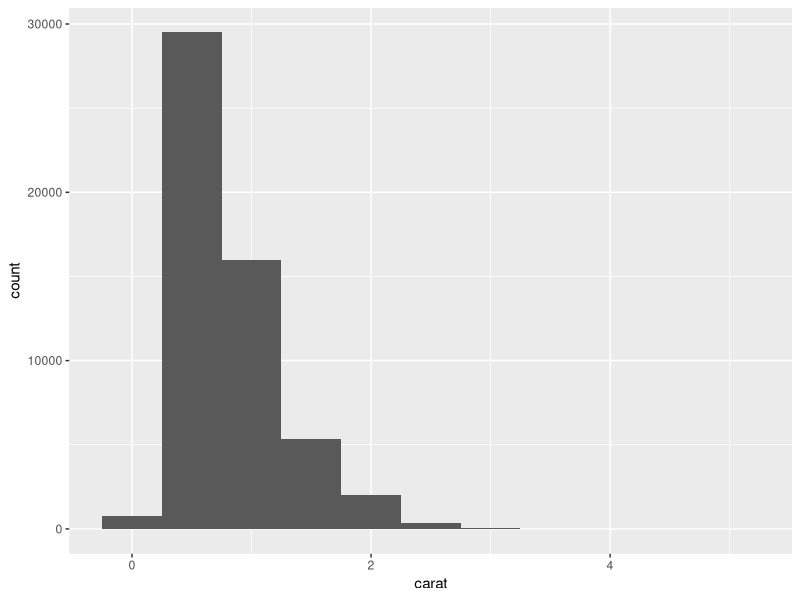
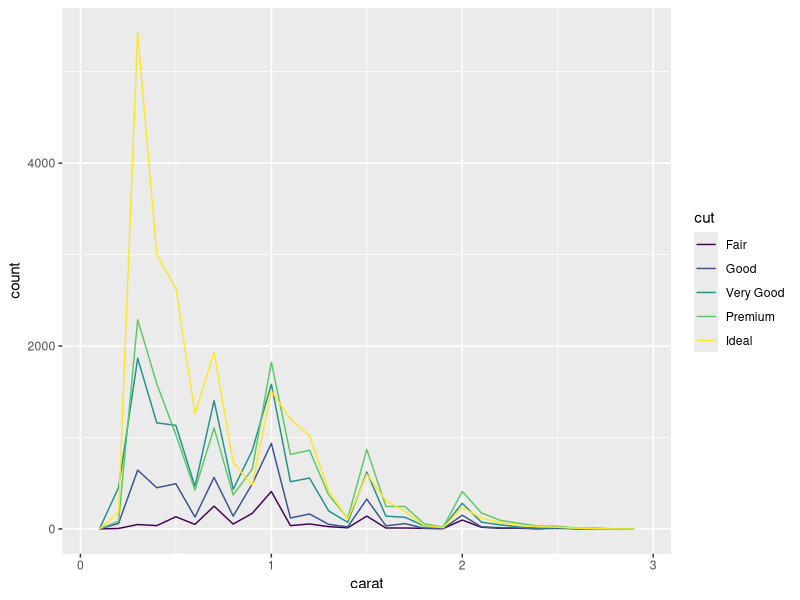
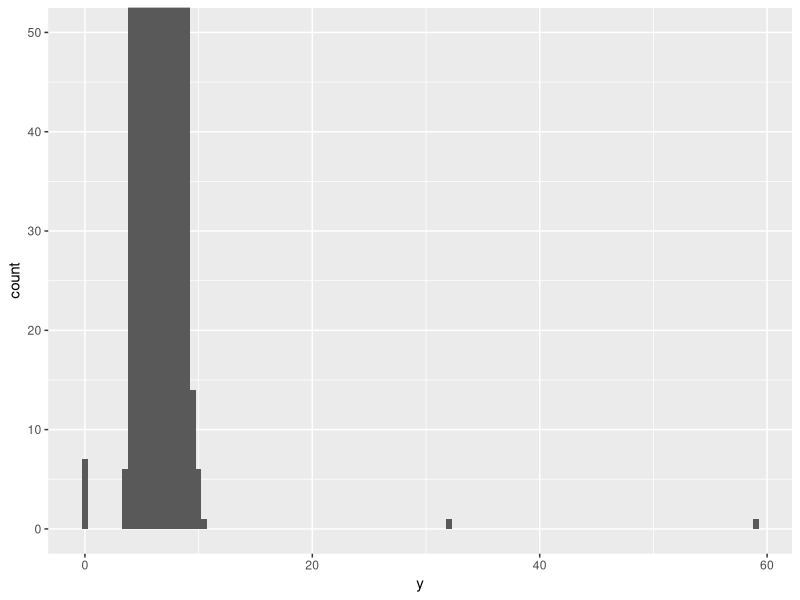
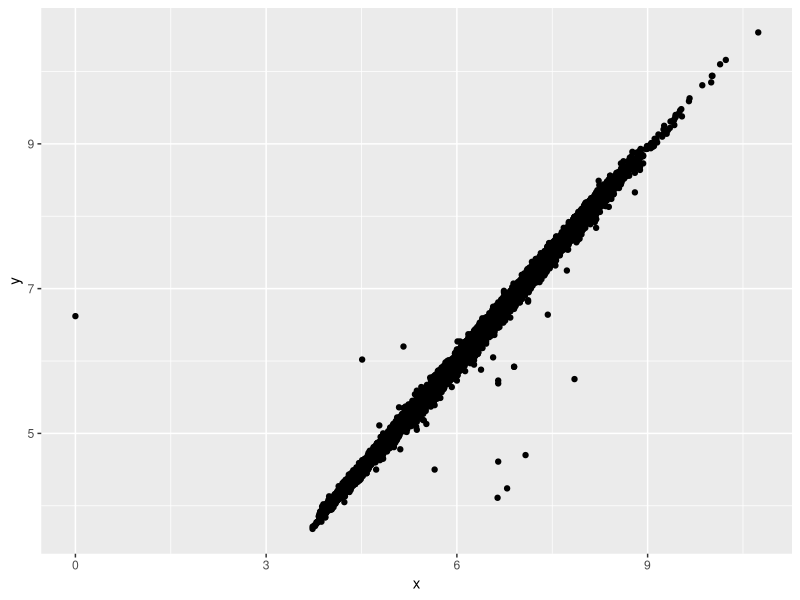
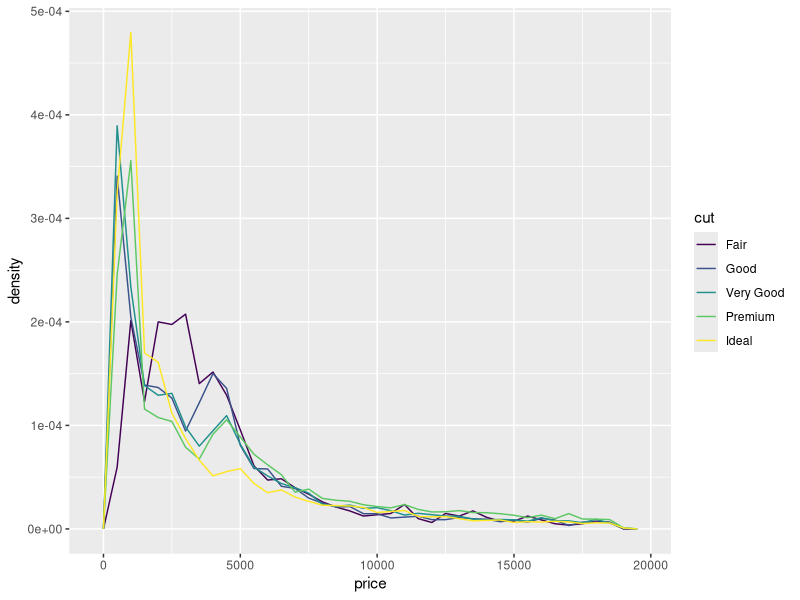
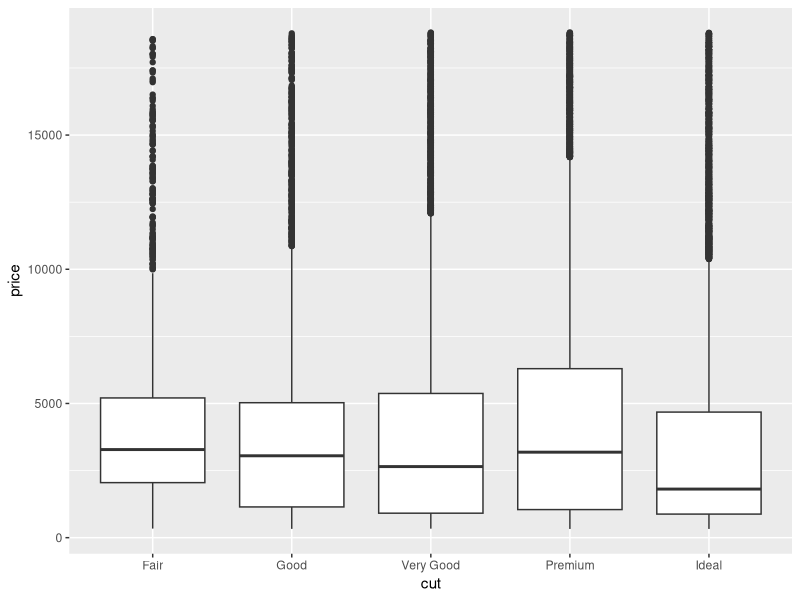
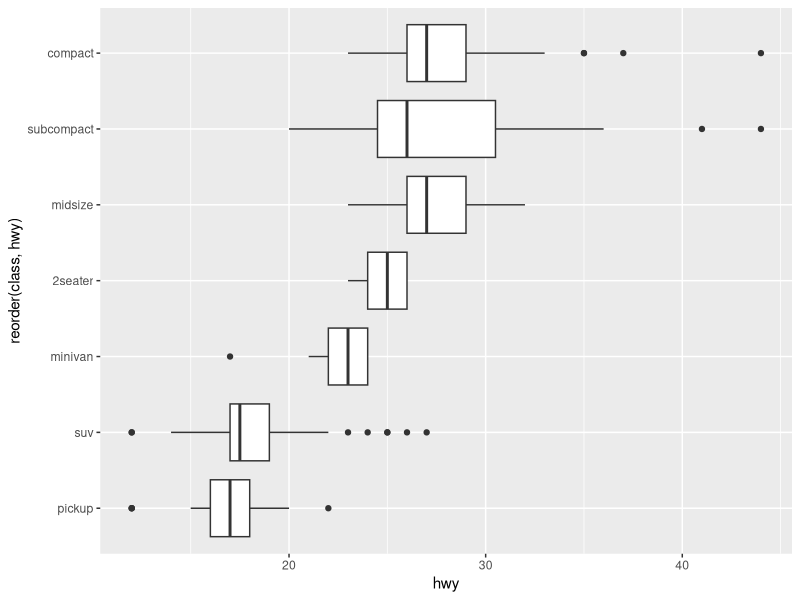
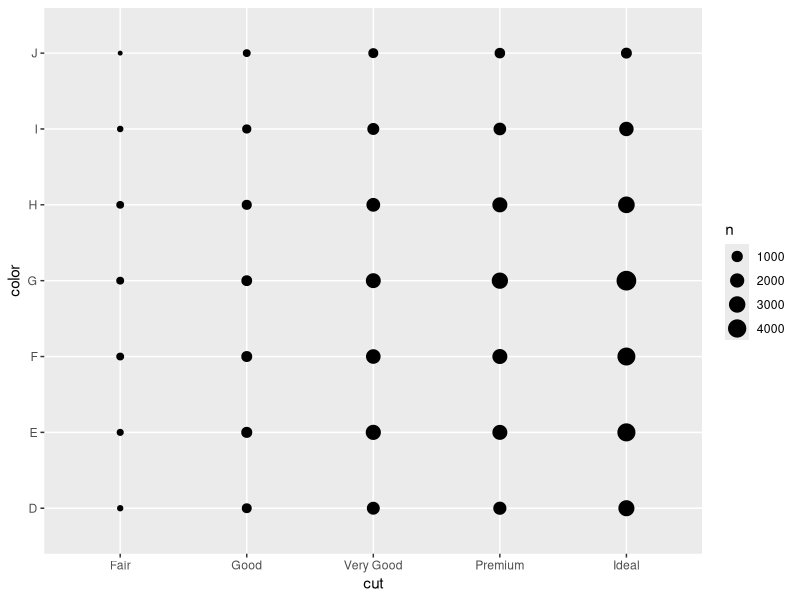

The R source for these figures, in order: (Note: this script raises an error after producing the figures.)
## ---- chunk 1
library(tidyverse)
library(dplyr)
library(ggplot2)
library(hexbin)
knitr::opts_chunk$set(echo = TRUE)
## ---- chunk 2
ggplot(data = diamonds) +
      geom_histogram(mapping = aes(x = carat), binwidth = 0.5)
diamonds %>%
  count(cut_width(carat, 0.5))
## ---- chunk 3
smaller <- diamonds %>%
  filter(carat < 3)
ggplot(data = smaller, mapping = aes(x = carat, color = cut)) +
      geom_freqpoly(binwidth = 0.1)
## ---- chunk 4
 ggplot(diamonds) +
      geom_histogram(mapping = aes(x = y), binwidth = 0.5) +
      coord_cartesian(ylim = c(0, 50))
## ---- chunk 5
diamonds2 <- diamonds %>%
  mutate(y = ifelse(y < 3 | y > 20, NA, y))
ggplot(data = diamonds2, mapping = aes(x = x, y = y)) +
  geom_point(na.rm = TRUE)
## ---- chunk 6
ggplot(data = diamonds, mapping = aes(x = price, y = ..density..) )+
  geom_freqpoly(mapping = aes(color = cut), binwidth = 500)
## ---- chunk 7
ggplot(diamonds, aes(x = cut, y = price)) +
  geom_boxplot()
## ---- chunk 8
ggplot(data = mpg) +
  geom_boxplot(mapping = aes(x = reorder(class, hwy), y=hwy)) +
  coord_flip()
## ---- chunk 9
ggplot(data = diamonds) +
      geom_count(mapping = aes(x = cut, y = color))
## ---- chunk 10
diamonds %>%
      count(color, cut) %>%
      ggplot(aes(x = color, y = cut)) +
        geom_tile(aes(fill = n))
## ---- chunk 11
 ggplot(data = diamonds) +
      geom_point(
        mapping = aes(x = carat, y = price), alpha=1/100)
## ---- chunk 12
ggplot(data = smaller, mapping = aes(x = carat, y = price)) +
      geom_boxplot(mapping = aes(group = cut_width(carat, 0.1)))
## ---- chunk 13
 ggplot(data = smaller, mapping = aes(x = carat, y = price)) +
      geom_boxplot(mapping = aes(group = cut_number(carat, 20)))
## ---- chunk 14
 ggplot(data = smaller) +
      geom_bin2d(mapping = aes(x = carat, y = price))
 ggplot(data = smaller) +
      geom_hex(mapping = aes(x = carat, y = price))
## ---- chunk 15
mod <- lm(log(price) ~ log(carat), data = diamonds)
    diamonds2 <- diamonds %>%
      add_residuals(mod) %>%
      mutate(resid = exp(resid))
ggplot(data = diamonds2) +
  geom_point(mapping = aes(x = carat, y = resid))
ggplot(data = diamonds2) +
      geom_boxplot(mapping = aes(x = cut, y = resid))
